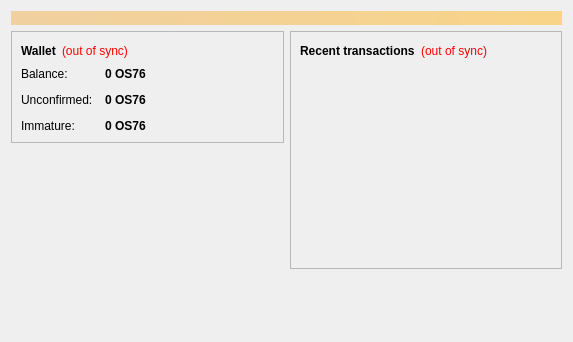
<?xml version="1.0" encoding="UTF-8"?>
<ui version="4.0">
 <class>OverviewPage</class>
 <widget class="QWidget" name="OverviewPage">
  <property name="geometry">
   <rect>
    <x>0</x>
    <y>0</y>
    <width>573</width>
    <height>342</height>
   </rect>
  </property>
  <property name="windowTitle">
   <string>Form</string>
  </property>
  <layout class="QVBoxLayout" name="topLayout">
   <item>
    <widget class="QLabel" name="labelAlerts">
     <property name="visible">
      <bool>false</bool>
     </property>
     <property name="styleSheet">
      <string notr="true">background-color: qlineargradient(x1: 0, y1: 0, x2: 1, y2: 0, stop:0 #F0D0A0, stop:1 #F8D488); color:#000000;</string>
     </property>
     <property name="wordWrap">
      <bool>true</bool>
     </property>
     <property name="margin">
      <number>3</number>
     </property>
    </widget>
   </item>
   <item>
    <layout class="QHBoxLayout" name="horizontalLayout" stretch="1,1">
     <item>
      <layout class="QVBoxLayout" name="verticalLayout_2">
       <item>
        <widget class="QFrame" name="frame">
         <property name="frameShape">
          <enum>QFrame::StyledPanel</enum>
         </property>
         <property name="frameShadow">
          <enum>QFrame::Raised</enum>
         </property>
         <layout class="QVBoxLayout" name="verticalLayout_4">
          <item>
           <layout class="QHBoxLayout" name="horizontalLayout_4">
            <item>
             <widget class="QLabel" name="label_5">
              <property name="font">
               <font>
                <weight>75</weight>
                <bold>true</bold>
               </font>
              </property>
              <property name="text">
               <string>Wallet</string>
              </property>
             </widget>
            </item>
            <item>
             <widget class="QLabel" name="labelWalletStatus">
              <property name="toolTip">
               <string>The displayed information may be out of date. Your wallet automatically synchronizes with the OSMIUMCOIN network after a connection is established, but this process has not completed yet.</string>
              </property>
              <property name="styleSheet">
               <string notr="true">QLabel { color: red; }</string>
              </property>
              <property name="text">
               <string notr="true">(out of sync)</string>
              </property>
              <property name="alignment">
               <set>Qt::AlignLeading|Qt::AlignLeft|Qt::AlignVCenter</set>
              </property>
             </widget>
            </item>
            <item>
             <spacer name="horizontalSpacer_2">
              <property name="orientation">
               <enum>Qt::Horizontal</enum>
              </property>
              <property name="sizeHint" stdset="0">
               <size>
                <width>40</width>
                <height>20</height>
               </size>
              </property>
             </spacer>
            </item>
           </layout>
          </item>
          <item>
           <layout class="QFormLayout" name="formLayout_2">
            <property name="fieldGrowthPolicy">
             <enum>QFormLayout::AllNonFixedFieldsGrow</enum>
            </property>
            <property name="horizontalSpacing">
             <number>12</number>
            </property>
            <property name="verticalSpacing">
             <number>12</number>
            </property>
            <item row="0" column="0">
             <widget class="QLabel" name="label">
              <property name="text">
               <string>Balance:</string>
              </property>
             </widget>
            </item>
            <item row="0" column="1">
             <widget class="QLabel" name="labelBalance">
              <property name="font">
               <font>
                <weight>75</weight>
                <bold>true</bold>
               </font>
              </property>
              <property name="cursor">
               <cursorShape>IBeamCursor</cursorShape>
              </property>
              <property name="toolTip">
               <string>Your current balance</string>
              </property>
              <property name="text">
               <string notr="true">0 OS76</string>
              </property>
              <property name="textInteractionFlags">
               <set>Qt::LinksAccessibleByMouse|Qt::TextSelectableByKeyboard|Qt::TextSelectableByMouse</set>
              </property>
             </widget>
            </item>
            <item row="1" column="0">
             <widget class="QLabel" name="label_3">
              <property name="text">
               <string>Unconfirmed:</string>
              </property>
             </widget>
            </item>
            <item row="1" column="1">
             <widget class="QLabel" name="labelUnconfirmed">
              <property name="font">
               <font>
                <weight>75</weight>
                <bold>true</bold>
               </font>
              </property>
              <property name="cursor">
               <cursorShape>IBeamCursor</cursorShape>
              </property>
              <property name="toolTip">
               <string>Total of transactions that have yet to be confirmed, and do not yet count toward the current balance</string>
              </property>
              <property name="text">
               <string notr="true">0 OS76</string>
              </property>
              <property name="textInteractionFlags">
               <set>Qt::LinksAccessibleByMouse|Qt::TextSelectableByKeyboard|Qt::TextSelectableByMouse</set>
              </property>
             </widget>
            </item>
            <item row="2" column="0">
             <widget class="QLabel" name="labelImmatureText">
              <property name="text">
               <string>Immature:</string>
              </property>
             </widget>
            </item>
            <item row="2" column="1">
             <widget class="QLabel" name="labelImmature">
              <property name="font">
               <font>
                <weight>75</weight>
                <bold>true</bold>
               </font>
              </property>
              <property name="toolTip">
               <string>Mined balance that has not yet matured</string>
              </property>
              <property name="text">
               <string notr="true">0 OS76</string>
              </property>
              <property name="textInteractionFlags">
               <set>Qt::LinksAccessibleByMouse|Qt::TextSelectableByKeyboard|Qt::TextSelectableByMouse</set>
              </property>
             </widget>
            </item>
           </layout>
          </item>
         </layout>
        </widget>
       </item>
       <item>
        <spacer name="verticalSpacer">
         <property name="orientation">
          <enum>Qt::Vertical</enum>
         </property>
         <property name="sizeHint" stdset="0">
          <size>
           <width>20</width>
           <height>40</height>
          </size>
         </property>
        </spacer>
       </item>
      </layout>
     </item>
     <item>
      <layout class="QVBoxLayout" name="verticalLayout_3">
       <item>
        <widget class="QFrame" name="frame_2">
         <property name="frameShape">
          <enum>QFrame::StyledPanel</enum>
         </property>
         <property name="frameShadow">
          <enum>QFrame::Raised</enum>
         </property>
         <layout class="QVBoxLayout" name="verticalLayout">
          <item>
           <layout class="QHBoxLayout" name="horizontalLayout_2">
            <item>
             <widget class="QLabel" name="label_4">
              <property name="text">
               <string>&lt;b&gt;Recent transactions&lt;/b&gt;</string>
              </property>
             </widget>
            </item>
            <item>
             <widget class="QLabel" name="labelTransactionsStatus">
              <property name="toolTip">
               <string>The displayed information may be out of date. Your wallet automatically synchronizes with the OSMIUMCOIN network after a connection is established, but this process has not completed yet.</string>
              </property>
              <property name="styleSheet">
               <string notr="true">QLabel { color: red; }</string>
              </property>
              <property name="text">
               <string notr="true">(out of sync)</string>
              </property>
              <property name="alignment">
               <set>Qt::AlignRight|Qt::AlignTrailing|Qt::AlignVCenter</set>
              </property>
             </widget>
            </item>
            <item>
             <spacer name="horizontalSpacer">
              <property name="orientation">
               <enum>Qt::Horizontal</enum>
              </property>
              <property name="sizeHint" stdset="0">
               <size>
                <width>40</width>
                <height>20</height>
               </size>
              </property>
             </spacer>
            </item>
           </layout>
          </item>
          <item>
           <widget class="QListView" name="listTransactions">
            <property name="styleSheet">
             <string notr="true">QListView { background: transparent; }</string>
            </property>
            <property name="frameShape">
             <enum>QFrame::NoFrame</enum>
            </property>
            <property name="verticalScrollBarPolicy">
             <enum>Qt::ScrollBarAlwaysOff</enum>
            </property>
            <property name="horizontalScrollBarPolicy">
             <enum>Qt::ScrollBarAlwaysOff</enum>
            </property>
            <property name="selectionMode">
             <enum>QAbstractItemView::NoSelection</enum>
            </property>
           </widget>
          </item>
         </layout>
        </widget>
       </item>
       <item>
        <spacer name="verticalSpacer_2">
         <property name="orientation">
          <enum>Qt::Vertical</enum>
         </property>
         <property name="sizeHint" stdset="0">
          <size>
           <width>20</width>
           <height>40</height>
          </size>
         </property>
        </spacer>
       </item>
      </layout>
     </item>
    </layout>
   </item>
  </layout>
 </widget>
 <resources/>
 <connections/>
</ui>
